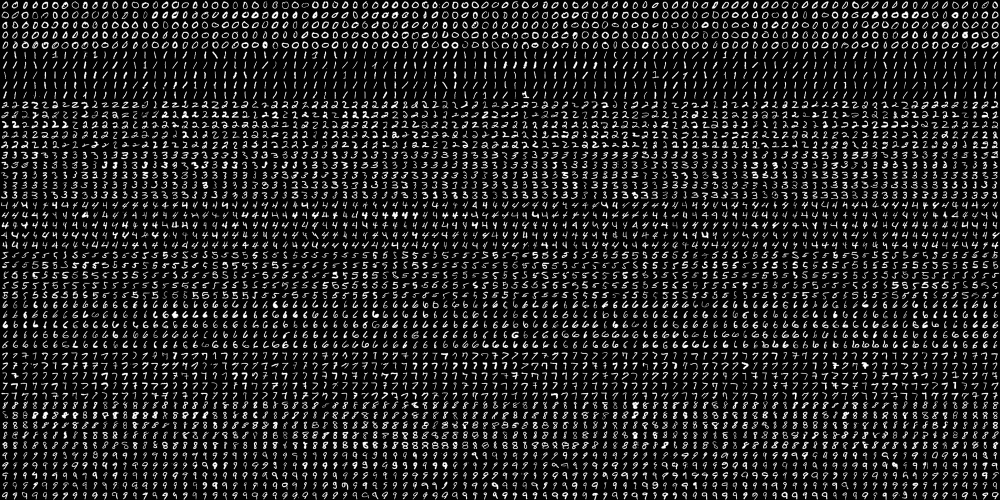
#> input picture Digit-Recognition/digits.png, 2000 x 1000 px (shown at 1/2 size)
$ python IP5_Ex1.py
#> lines starting #> are read from the running program, lines starting #| are printed output that depends on the picture; after the words box and inside, x2 and y2 are one past the last pixel; in counts of white or black regions, pixels touching at a corner belong together
import cv2
import numpy as np

image = cv2.imread("digits.png")
#> image is the input picture: shape (1000, 2000, 3); min 0, max 255, mean 33.8
gray = cv2.cvtColor(image,cv2.COLOR_BGR2GRAY)
small = cv2.pyrDown(image)
cv2.imshow("Digits Image",small)

cv2.waitKey(0)
cv2.destroyAllWindows()

#split the image to 5000 cells, each cell 20 x 20
cells = [np.hsplit(row,100) for row in np.vsplit(gray,50)]
#> cells = 50 items

#convert list data type to numpy array of shape (50,100,20,20)
x = np.array(cells)
print("The shape of our cells array"+str(x.shape))
#| The shape of our cells array(50, 100, 20, 20)

#Split the full dataset into two segments
train = x[:,:80].reshape(-1,400).astype(np.float32) #size = 4000x400
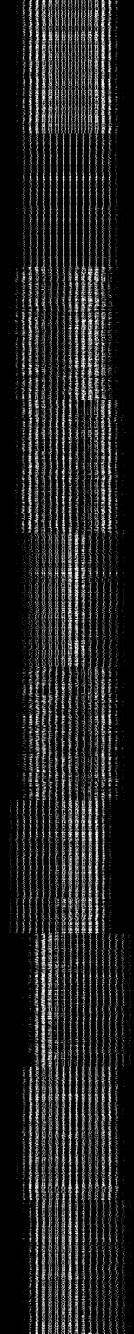
#> train: shape (4000, 400) float32 (shown at 1/3 size); min 0, max 255, mean 33.8
test  = x[:,80:100].reshape(-1,400).astype(np.float32) #size = 1000x400
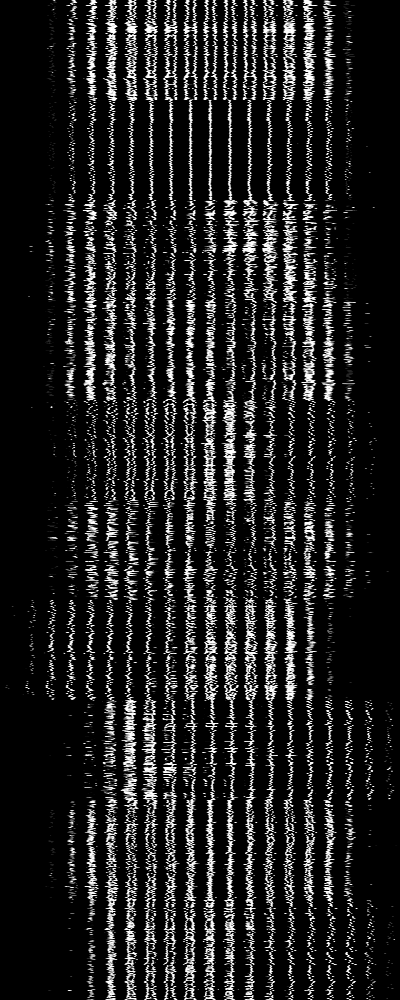
#> test: shape (1000, 400) float32; min 0, max 255, mean 33.8

#create labl for train and test data
k = [0,1,2,3,4,5,6,7,8,9]
train_labels = np.repeat(k,400)[:,np.newaxis]
test_labels = np.repeat(k,100)[:,np.newaxis]

knn = cv2.ml.KNearest_create()
knn.train(train,cv2.ml.ROW_SAMPLE,train_labels)
ret,results,neighbors,distance = knn.findNearest(test, k=6)
#> ret = 0; results = 1000 values, max 9 at index 315, min 0 at index 0, mean 4.45; neighbors = 1000 rows, first 6: [0, 0, 0, 0, 0, 0], [0, 0, 0, 0, 0, 0], [0, 0, 0, 0, 0, 0], [0, 0, 0, 0, 0, 0], [0, 0, 0, 0, 0, 0], [0, 0, 0, 6, 0, 0]; distance = 1000 rows, first 6: [430600, 731285, 789201, 801937, 812828, 858181], [489274, 739782, 762639, 796790, 815569, 842751], [671950, 803454, 826697, 876264, 878325, 887413], [227089, 475447, 533024, 569428, 589569, 625371], [704219, 834644, 866364, 907330, 920254, 925071], [744444, 1343247, 1450887, 1472897, 1513172, 1539405]

matches = results == test_labels
correct  =np.count_nonzero(matches)
#> correct = 941
accuracy = correct * (100.0 / results.size)
#> accuracy = 94.1
print("Accuracy is = %.2f"% accuracy + "%")
#| Accuracy is = 94.10%

def x_cord_contour(contour):
    if cv2.contourArea(contour)>10:
        M = cv2.moments(contour)
        return int(M['m10']/M['m00'])
    else:
        return int(0)

def makeSquare(not_square):

    BLACK = [0,0,0]
    img_dim = not_square.shape
    height = img_dim[0]
    width = img_dim[1]

    if(height == width):
        square = not_square
        return square
    else:
        doublesize = cv2.resize(not_square,(2*width, 2*height), interpolation=cv2.INTER_CUBIC)
        height = height * 2
        width = width * 2

        if(height > width):
            pad = int((height - width)/2)
            doublesize_square = cv2.copyMakeBorder(doublesize,0,0,pad,pad,cv2.BORDER_CONSTANT,value=BLACK)

        else:
            pad = int((width - height)/2)
            doublesize_square = cv2.copyMakeBorder(doublesize, pad,pad,0,0,cv2.BORDER_CONSTANT, value=BLACK)

    doublesize_square_dim = doublesize_square.shape

    return doublesize_square

def resize_to_pixel(dimensions, image):

    buffer_pix  =4
    dimensions = dimensions - buffer_pix
    squared = image
    r = float(dimensions) / squared.shape[1]
    dim = (dimensions,int(squared.shape[0]*r))
    resized = cv2.resize(image,dim,interpolation=cv2.INTER_AREA)
    img_dim2 = resized.shape
    height_r = img_dim2[0]
    width_r = img_dim2[1]
    BLACK = [0,0,0]
    if(height_r>width_r):
        resized = cv2.copyMakeBorder(resized,0,0,0,1,cv2.BORDER_CONSTANT,value=BLACK)
    if (height_r > width_r):
        resized = cv2.copyMakeBorder(resized, 1, 0, 0, 0, cv2.BORDER_CONSTANT, value=BLACK)
    p = 2
    ReSizedImg = cv2.copyMakeBorder(resized, p, p, p, p, cv2.BORDER_CONSTANT, value=BLACK)

    img_dim = ReSizedImg.shape
    height = img_dim[0]

    width = img_dim[1]

    return ReSizedImg

image2 = cv2.imread("num2.png")
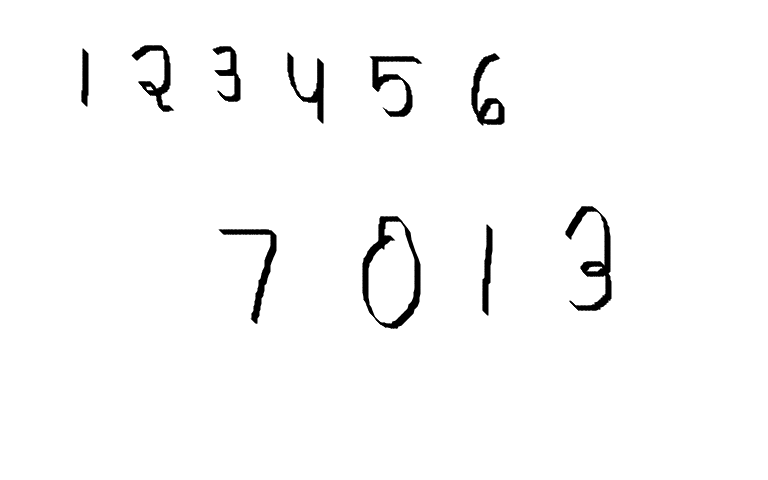
#> input picture Digit-Recognition/num2.png, 768 x 480 px
#> image2 is the input picture: shape (480, 768, 3); min 0, max 255, mean 249.2
gray2 = cv2.cvtColor(image2,cv2.COLOR_BGR2GRAY)
cv2.imshow("Image",image2)
cv2.imshow("Gray",gray2)
cv2.waitKey(0)

blurred = cv2.GaussianBlur(gray2,(3,3),4)
cv2.imshow("Blurred",blurred)
cv2.waitKey(0)

edged = cv2.Canny(blurred, 10, 250)
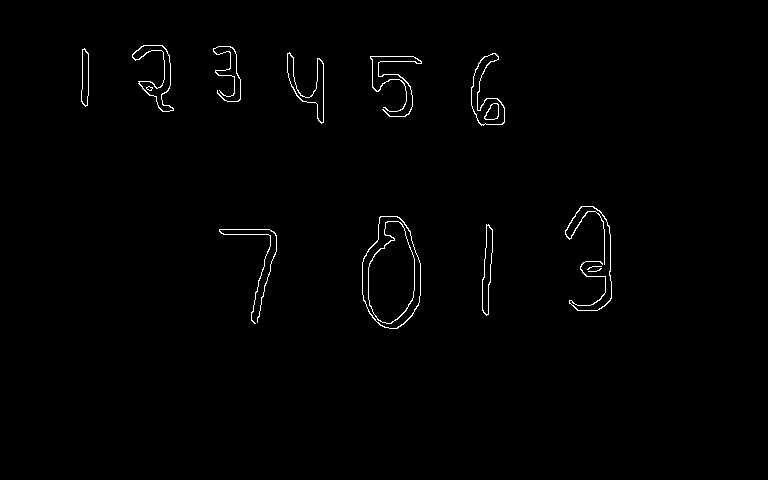
#> edged: shape (480, 768); 0.88% white in thin lines or dots, all inside (x1, y1, x2, y2) = (81, 45, 612, 329)
cv2.imshow("Edged",edged)
cv2.waitKey(0)

contours, _ = cv2.findContours(edged.copy(),cv2.RETR_EXTERNAL, cv2.CHAIN_APPROX_SIMPLE)
#> contours = 12 contours, 2 with area under 20; largest, box (x1, y1, x2, y2) and area: (362, 216, 421, 329) 5005, (471, 53, 505, 126) 1072, (132, 45, 174, 112) 833, (287, 52, 324, 124) 724, (482, 224, 493, 316) 546
contours = sorted(contours, key = x_cord_contour, reverse = False)


full_number = []

for c in contours:
    (x,y,w,h) = cv2.boundingRect(c)

    cv2.drawContours(image2, contours, -1,(0,255,0),3)
    cv2.imshow("Contours",image2)

    if w >= 2 and h >= 5:
        roi = blurred[y:y + h, x:x +w]

        ret, roi = cv2.threshold(roi,127,255,cv2.THRESH_BINARY_INV)
        squared = makeSquare(roi)
        final = resize_to_pixel(20, squared)
        cv2.imshow("Final",final)
        final_array = final.reshape((1,400))
        final_array = final_array.astype(np.float32)
        ret, result, neighbors, dist= knn.findNearest(final_array, k=1)
        number = str(int(float(result[0])))
        full_number.append(number)
        cv2.rectangle(image2,(x,y),(x+w,y+h),(0,0,255),2)
        cv2.putText(image2,number,(x,y+155),
                    cv2.FONT_HERSHEY_COMPLEX,2,(255,0,0),2)
        cv2.imshow("IMage2",image2)
        cv2.waitKey(0)
#> this loop made 12 passes
#> (x, y, w, h, pad in makeSquare, doublesize_square_dim in makeSquare, r in resize_to_pixel) on passes 3 to 12: (81, 48, 8, 59, 51, (118, 118), 0.136), (132, 45, 42, 67, 25, (134, 134), 0.119), (213, 46, 28, 56, 28, (112, 112), 0.143), (219, 229, 58, 95, 37, (190, 190), 0.0842), (287, 52, 37, 72, 35, (144, 144), 0.111), (362, 216, 59, 113, 54, (226, 226), 0.0708), (370, 56, 52, 61, 9, (122, 122), 0.131), (482, 224, 11, 92, 81, (184, 184), 0.087), (471, 53, 34, 73, 39, (146, 146), 0.11), (565, 206, 47, 105, 58, (210, 210), 0.0762)
#> (x, y, w, h) on passes 1 to 2: (588, 268, 14, 4), (587, 266, 15, 4)
#> pass 3, in makeSquare, `doublesize_square = cv2.copyMakeBorder(doublesize,0,0,pad,pad,cv2.BORD..`:
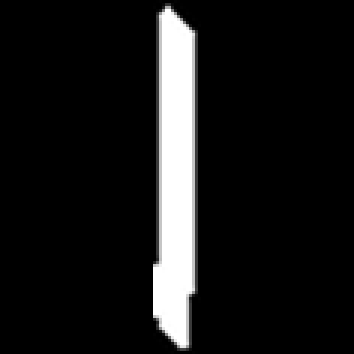
#> doublesize_square: shape (118, 118) (shown 3 times larger); min 0, max 255, mean 23.8
#> after the loop:
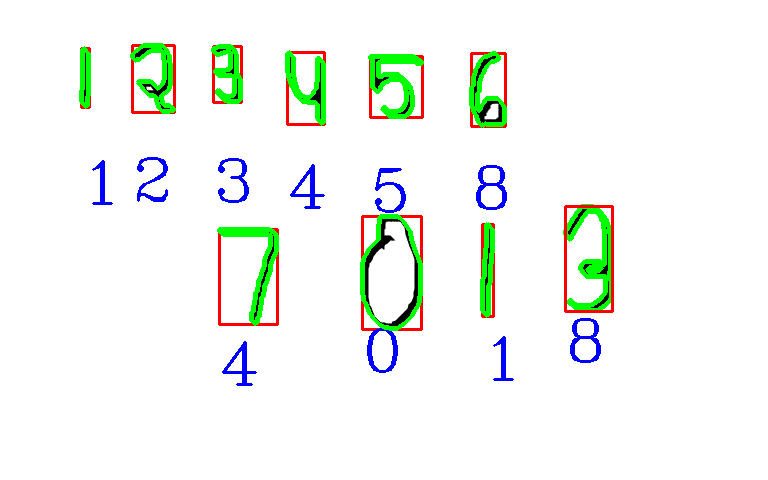
#> image2: shape (480, 768, 3); 5.65% of pixels changed, all inside (x1, y1, x2, y2) = (79, 43, 614, 386)
#> after the loop:
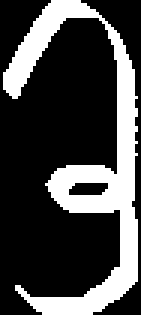
#> roi: shape (105, 47) (shown 3 times larger); 27% white; 1 white region, box (x1, y1, x2, y2) and area: (1, 0, 46, 105) 1331
#> after the loop, full_number = ['1', '2', '3', '4', '4', '0', '5', '1', '8', '8']

cv2.destroyAllWindows()
